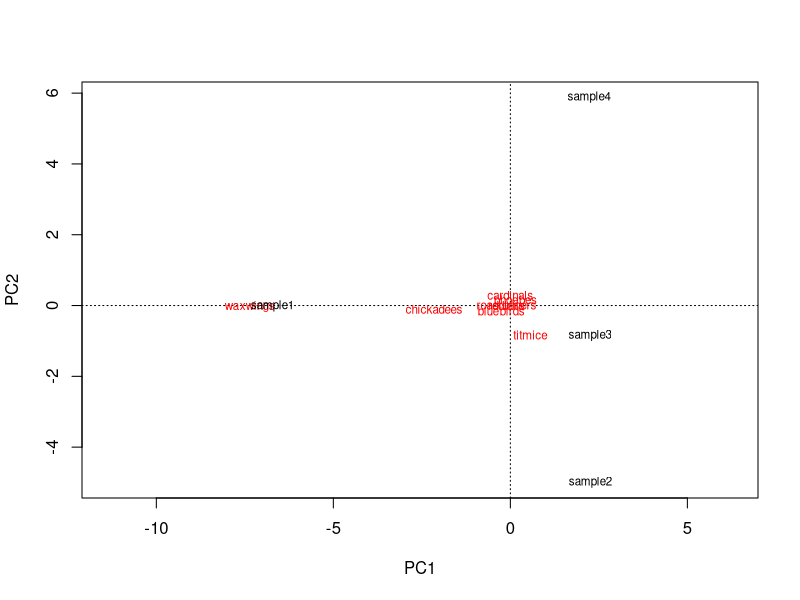
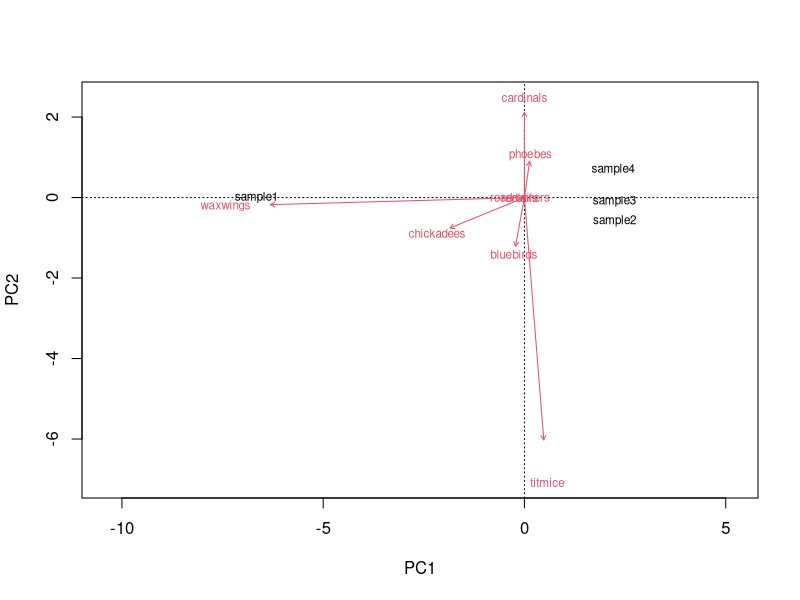
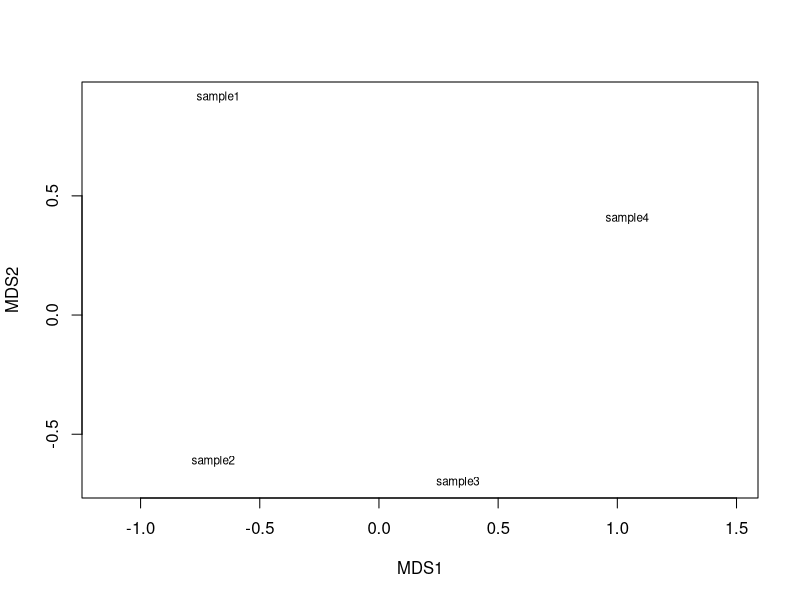
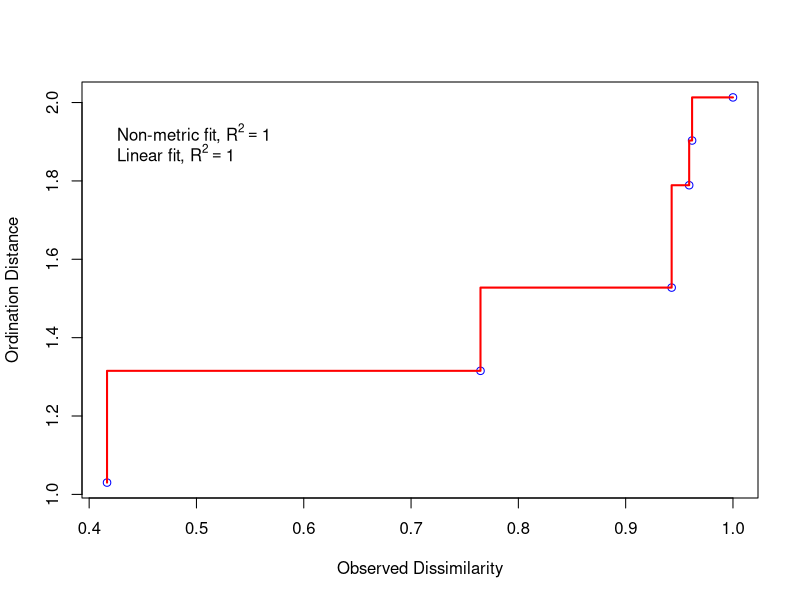
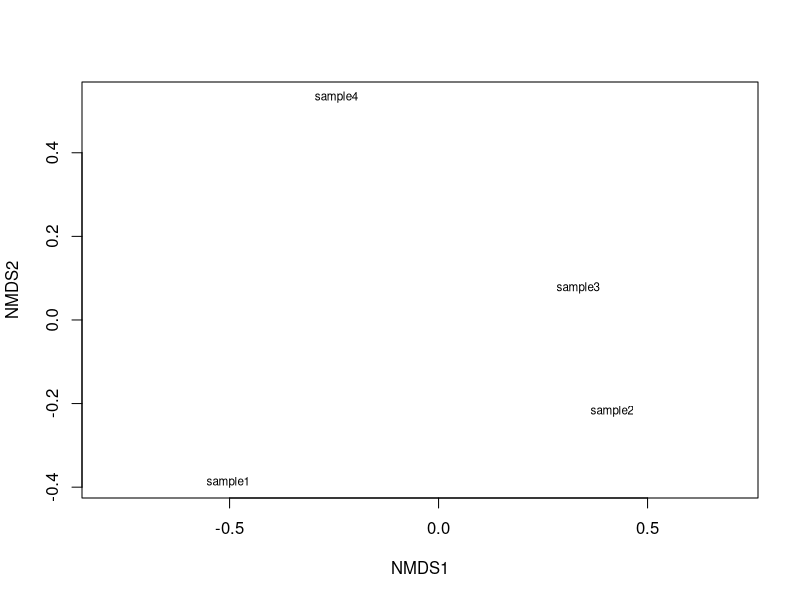
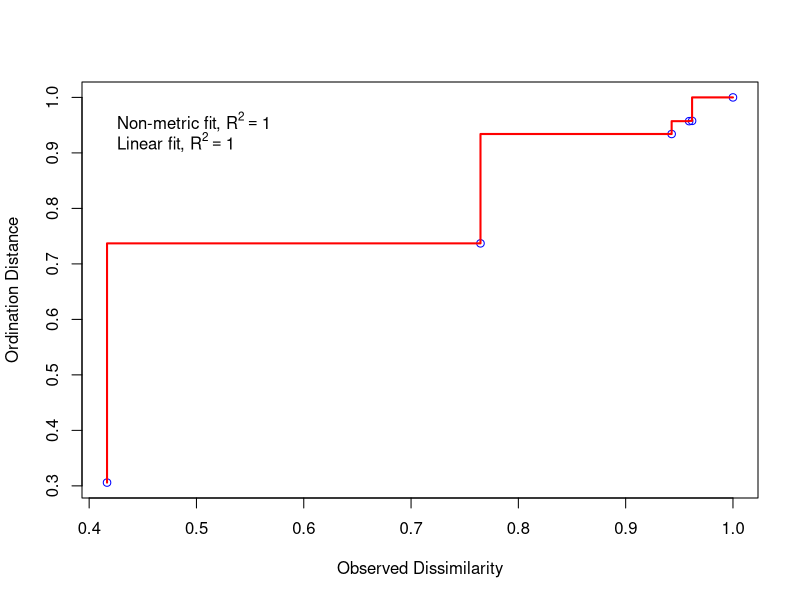
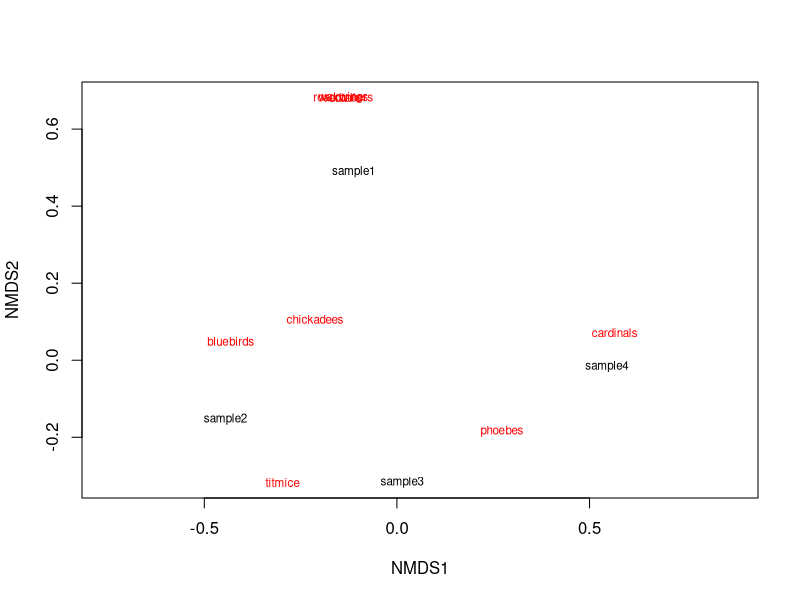

Write R code to recreate these figures, in order.
#各地点のデータ 
sample1 <- c(1, 1, 3, 1, 0, 1, 20, 66) 
sample2 <- c(0, 0, 2, 0, 9, 0, 1, 0) 
sample3 <- c(0, 0, 0, 5, 6, 0, 1, 0) 
sample4 <- c(3, 0, 0, 2, 0, 0, 0, 0) 

#１つにまとめる・行名もつける
bcm <- rbind(sample1=sample1, sample2=sample2, sample3=sample3, sample4=sample4) 

#列名をつける 
colnames(bcm) <- c("cardinals", "roadrunners", "bluebirds", "phoebes",   
				"titmice", "redtails", "chickadees", "waxwings") 
bcm

#vegan ライブラリーのインストールとロード 
install.packages("vegan") #初回だけでよい 
library(vegan)
install.packages("permute")

bcm.pca <- rda(bcm) #主成分分析の実行、結果を bcm.pca に保存 
bcm.pca   #結果を表示

prcomp(bcm)
plot(bcm.pca)

biplot(bcm.pca, scaling=1)


#まず非類似度行列を構成する 
bcm.dst <- vegdist(bcm)  # 非類似度の計算にデフォルトでは Bray-Curtis 指標が用いられる。

bcm.nmds <- monoMDS(bcm.dst)  # NMDS を行う。 
bcm.nmds 

plot(bcm.nmds, type="t") # 結果を図に表示する。 type="t"と指定し地点名でプロットする。
stressplot(bcm.nmds) # Shepard diagram を描く。 


bcm.nmds <- metaMDS(bcm.dst) 
plot(bcm.nmds, type="t") 
stressplot(bcm.nmds) 

# metaMDS 関数を群集データ行列に直接適用する（metaMDS 関数のなかで非類似度行列が計算される） 
bcm.nmds <- metaMDS(bcm) 
plot(bcm.nmds, type="t")



